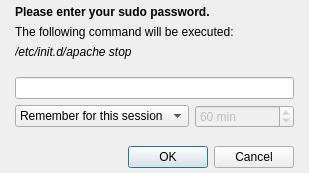
<?xml version="1.0" encoding="UTF-8"?>
<ui version="4.0">
 <class>PasswordDialog</class>
 <widget class="QDialog" name="PasswordDialog">
  <property name="geometry">
   <rect>
    <x>0</x>
    <y>0</y>
    <width>309</width>
    <height>173</height>
   </rect>
  </property>
  <property name="windowTitle">
   <string>Dialog</string>
  </property>
  <property name="modal">
   <bool>true</bool>
  </property>
  <layout class="QVBoxLayout" name="verticalLayout">
   <property name="leftMargin">
    <number>15</number>
   </property>
   <property name="topMargin">
    <number>5</number>
   </property>
   <property name="rightMargin">
    <number>15</number>
   </property>
   <property name="bottomMargin">
    <number>5</number>
   </property>
   <item>
    <widget class="QLabel" name="label_2">
     <property name="font">
      <font>
       <weight>75</weight>
       <bold>true</bold>
      </font>
     </property>
     <property name="text">
      <string>Please enter your sudo password.</string>
     </property>
    </widget>
   </item>
   <item>
    <widget class="QLabel" name="label">
     <property name="text">
      <string>The following command will be executed:</string>
     </property>
    </widget>
   </item>
   <item>
    <widget class="QLabel" name="label_3">
     <property name="font">
      <font>
       <italic>true</italic>
      </font>
     </property>
     <property name="text">
      <string>/etc/init.d/apache stop</string>
     </property>
    </widget>
   </item>
   <item>
    <spacer name="verticalSpacer_2">
     <property name="orientation">
      <enum>Qt::Vertical</enum>
     </property>
     <property name="sizeHint" stdset="0">
      <size>
       <width>20</width>
       <height>20</height>
      </size>
     </property>
    </spacer>
   </item>
   <item>
    <widget class="QLineEdit" name="passwordLineEdit">
     <property name="echoMode">
      <enum>QLineEdit::Password</enum>
     </property>
    </widget>
   </item>
   <item>
    <layout class="QHBoxLayout" name="horizontalLayout">
     <item>
      <widget class="QComboBox" name="rememberTimeCombobox">
       <item>
        <property name="text">
         <string>Remember for this session</string>
        </property>
       </item>
       <item>
        <property name="text">
         <string>Remember for fixed time</string>
        </property>
       </item>
       <item>
        <property name="text">
         <string>Do not remember</string>
        </property>
       </item>
      </widget>
     </item>
     <item>
      <widget class="QSpinBox" name="rememberTimeSpinbox">
       <property name="enabled">
        <bool>false</bool>
       </property>
       <property name="suffix">
        <string> min</string>
       </property>
       <property name="minimum">
        <number>1</number>
       </property>
       <property name="value">
        <number>60</number>
       </property>
      </widget>
     </item>
    </layout>
   </item>
   <item>
    <spacer name="verticalSpacer">
     <property name="orientation">
      <enum>Qt::Vertical</enum>
     </property>
     <property name="sizeHint" stdset="0">
      <size>
       <width>20</width>
       <height>20</height>
      </size>
     </property>
    </spacer>
   </item>
   <item>
    <widget class="QDialogButtonBox" name="buttonBox">
     <property name="orientation">
      <enum>Qt::Horizontal</enum>
     </property>
     <property name="standardButtons">
      <set>QDialogButtonBox::Cancel|QDialogButtonBox::Ok</set>
     </property>
     <property name="centerButtons">
      <bool>false</bool>
     </property>
    </widget>
   </item>
  </layout>
 </widget>
 <resources/>
 <connections>
  <connection>
   <sender>buttonBox</sender>
   <signal>accepted()</signal>
   <receiver>PasswordDialog</receiver>
   <slot>accept()</slot>
   <hints>
    <hint type="sourcelabel">
     <x>248</x>
     <y>254</y>
    </hint>
    <hint type="destinationlabel">
     <x>157</x>
     <y>274</y>
    </hint>
   </hints>
  </connection>
  <connection>
   <sender>buttonBox</sender>
   <signal>rejected()</signal>
   <receiver>PasswordDialog</receiver>
   <slot>reject()</slot>
   <hints>
    <hint type="sourcelabel">
     <x>316</x>
     <y>260</y>
    </hint>
    <hint type="destinationlabel">
     <x>286</x>
     <y>274</y>
    </hint>
   </hints>
  </connection>
 </connections>
</ui>
